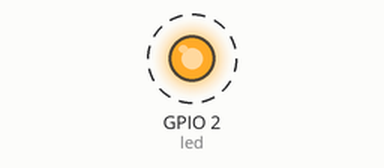
The program below on a simulated Raspberry Pi (BCM pin numbers). Shown: output pins drawn as LEDs (lit = HIGH). Dashed ring = blinking. At 80.0 s the program stops and its outputs stay as they are.

Above: at 0.5 s.
Timing chart, 0 to 4.6 s (numbered marks = the images above):
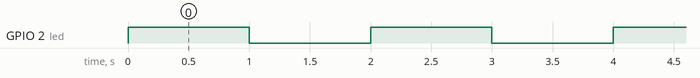

Measured:
- by itself, GPIO 2 (led): alternates HIGH for 1.0 s and LOW for 1.0 s, 80 changes in all, then stays LOW

The program:

Ejercicio1.py
```python
''' 1. Realizar un programa para que parpadee un led durante 40 veces, dejando entre encendido y
apagado 1 segundo.  '''

import RPi.GPIO as GPIO
import time

led=2

GPIO.setmode(GPIO.BCM)
GPIO.setup(led,GPIO.OUT)

for i in range (40):
    GPIO.output(led,True)
    time.sleep(1)
    GPIO.output(led,False)
    time.sleep(1)
```
